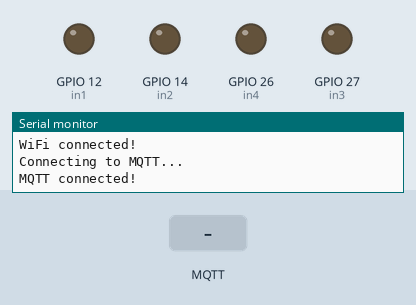
Simulated run of this sketch. Board: ESP32. Parts: output pins drawn as LEDs (lit = HIGH), the last lines printed to the serial monitor. The inputs (shaded band) are chosen by the test bench. WiFi joins after 1.5 s; servers stay silent unless stated; no MQTT or app messages arrive unless stated.

Above: at 3.2 s.
3.3 s: MQTT message "2" arrives on the first subscribed topic
At 6.0 s:
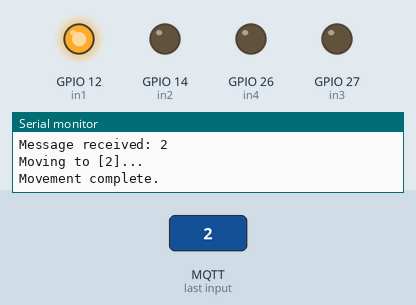
6.3 s: MQTT message "1" arrives on the first subscribed topic
At 7.46 s:
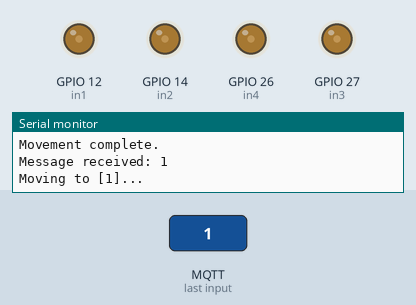
9.3 s: MQTT message "3" arrives on the first subscribed topic
At 10.51 s:
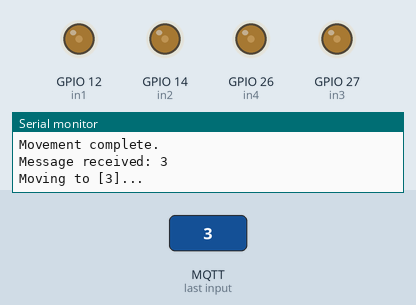
12.3 s: MQTT message "4" arrives on the first subscribed topic
At 14.9 s:
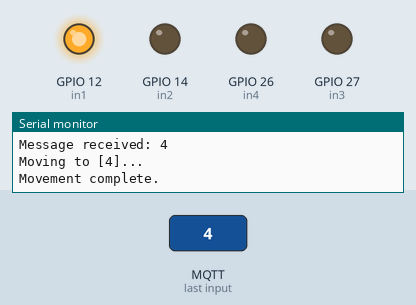
Timing chart, 0 to 16.3 s (numbered marks = the images above; inputs shaded):
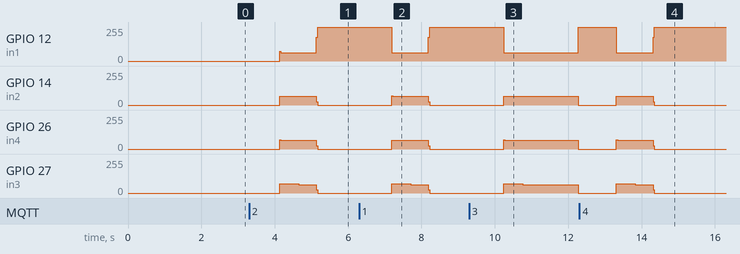

The sketch:

mini_projectUp.ino
```cpp
#include <WiFi.h>
#include <MQTT.h>

#define in1  12
#define in2  14
#define in3  27
#define in4  26

const char ssid[] = "iPhone T";
const char pass[] = "12345678";


const char mqtt_broker[] = "test.mosquitto.org";
const char mqtt_publish_topic[] = "group4/command";
const char mqtt_subscribe_topic[] = "group4/command";
const char mqtt_client_id[] = "mqtt-tiles-1.17.0-e4650135";
int MQTT_PORT = 1883;

const int stepsPerRevolution = 2048;
const int stepDelay = 2;

int stepState = 0;
float currentAngle = 0.0;

WiFiClient net;
MQTTClient client;

void connect();
void singleStep(bool forward);
void stepForward(int steps);
void stepBackward(int steps);
void moveToAngle(float targetAngle);
void moveToItem(int target);
void messageReceived(String &topic, String &payload);

void setup() {
  pinMode(in1, OUTPUT);
  pinMode(in2, OUTPUT);
  pinMode(in3, OUTPUT);
  pinMode(in4, OUTPUT);

  digitalWrite(in1, LOW);
  digitalWrite(in2, LOW);
  digitalWrite(in3, LOW);
  digitalWrite(in4, LOW);

  Serial.begin(115200);
  WiFi.begin(ssid, pass);

  client.begin(mqtt_broker, MQTT_PORT, net);
  client.onMessage(messageReceived);

  connect();
}

void loop() {
  client.loop();
  delay(10);

  if (!client.connected()) {
    connect();
  }

  delay(1000);
}

void connect() {
  Serial.print("Checking WiFi...");
  while (WiFi.status() != WL_CONNECTED) {
    Serial.print(".");
    delay(1000);
  }

  Serial.println("\nWiFi connected!");
  Serial.print("Connecting to MQTT...");
  while (!client.connect(mqtt_client_id)) {
    Serial.print(".");
    delay(1000);
  }

  Serial.println("\nMQTT connected!");
  client.subscribe(mqtt_subscribe_topic);
}

void messageReceived(String &topic, String &payload) {
  Serial.print("Message received: ");
  Serial.println(payload);

  int target = payload.toInt();

  if (target >= 1 && target <= 4) {
    Serial.print("Moving to [");
    Serial.print(target);
    Serial.println("]...");
    moveToItem(target);
    Serial.println("Movement complete.");
  } else {
    Serial.println("Invalid input. Please send a value between 1 and 4.");
  }
}

void singleStep(bool forward) {
  static const int stepSequence[4][4] = {
    {HIGH, LOW, LOW, LOW},  // Step 1
    {LOW, HIGH, LOW, LOW},  // Step 2
    {LOW, LOW, HIGH, LOW},  // Step 3
    {LOW, LOW, LOW, HIGH}   // Step 4
  };

  stepState = (forward) ? (stepState + 1) % 4 : (stepState + 3) % 4;

  digitalWrite(in1, stepSequence[stepState][0]);
  digitalWrite(in2, stepSequence[stepState][1]);
  digitalWrite(in3, stepSequence[stepState][2]);
  digitalWrite(in4, stepSequence[stepState][3]);

  delay(stepDelay);
}

void stepForward(int steps) {
  for (int i = 0; i < steps; i++) {
    singleStep(true);
  }
}

void stepBackward(int steps) {
  for (int i = 0; i < steps; i++) {
    singleStep(false);
  }
}

void moveToAngle(float targetAngle) {
  float angleDifference = targetAngle - currentAngle;
  if (angleDifference > 180) angleDifference -= 360;
  if (angleDifference < -180) angleDifference += 360;

  int steps = (int)(stepsPerRevolution * (angleDifference / 360.0));
  if (steps > 0) {
    stepForward(steps);
  } else if (steps < 0) {
    stepBackward(-steps);
  }

  currentAngle = targetAngle;
}

void moveToItem(int target){
  if (target == 1) {
    moveToAngle(0);
  } else if (target == 2) {
    moveToAngle(90);
  } else if (target == 3) {
    moveToAngle(180);
  } else if (target == 4) {
    moveToAngle(270);
  } else {
    Serial.println("Invalid! Please enter a number between 1 - 4.");
  }
}
```

Measured:
- after the input at 3.3 s, GPIO 12 (in1): 0/255 → 62/255 after 0.83 s, → 255/255 1.0 s later; GPIO 14 (in2), GPIO 26 (in4): 0/255 → 64/255 after 0.83 s, → 0/255 1.0 s later; GPIO 27 (in3): 0/255 → 68/255 after 0.83 s, → 62/255 0.52 s later, → 0/255 0.48 s later
- after the input at 6.3 s, GPIO 12 (in1): 255/255 → 62/255 after 0.88 s, → 255/255 1.0 s later; GPIO 14 (in2), GPIO 26 (in4): 0/255 → 64/255 after 0.88 s, → 0/255 1.0 s later; GPIO 27 (in3): 0/255 → 68/255 after 0.88 s, → 62/255 0.52 s later, → 0/255 0.48 s later
- after the input at 9.3 s, GPIO 12 (in1): 255/255 → 62/255 after 0.94 s, → 255/255 2.0 s later; GPIO 14 (in2), GPIO 26 (in4): 0/255 → 64/255 after 0.94 s, → 0/255 2.0 s later; GPIO 27 (in3): 0/255 → 68/255 after 0.94 s, → 62/255 0.52 s later, → 0/255 1.5 s later
- after the input at 12.3 s, GPIO 12 (in1): 255/255 → 62/255 after 1.0 s, → 255/255 1.0 s later; GPIO 14 (in2), GPIO 26 (in4): 0/255 → 64/255 after 1.0 s, → 0/255 1.0 s later; GPIO 27 (in3): 0/255 → 68/255 after 1.0 s, → 62/255 0.52 s later, → 0/255 0.48 s later
